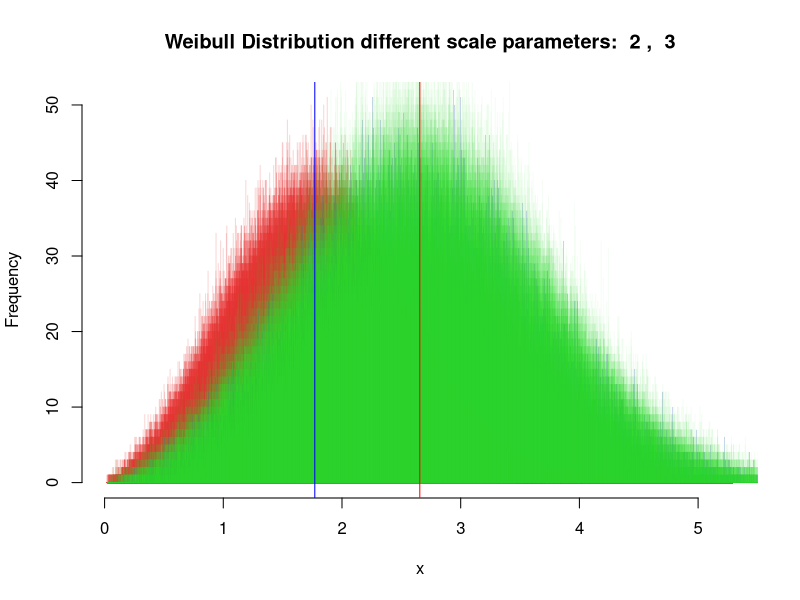

Generate this figure with R:
#Exploring Weibull distributions of different scale

#Setting up shape and scale params
shape <- 3
scale1 <- 2
scale2<-scale1*1.5

#Setting up datasets
x<-rweibull(1000000,shape,scale1)
xprime<-rweibull(1000000,shape,scale2)


library(nortest)
paste("Normality test p-values: Sample 'x' ",ad.test(x)$p.value, " Sample 'xprime': ", ad.test(xprime)$p.value)

#Histograms of x and xprime
hist(x, breaks = length(x)/10, border = rgb(0.9,0.2,0.2,0.2), col = rgb(0.9,0.2,0.2,0.2), main = paste("Weibull Distribution different scale parameters: ",scale1,", ", scale2))
hist(xprime, breaks = length(xprime)/10, border = rgb(0.2,0.9,0.2,0.05), col = rgb(0.2,0.2,0.9,0.2), add = T)
abline (v = median(x), col = "blue")
abline (v = median(xprime), col = "red")

#Wilcoxon test for x and xprime
wilcox.test(x,xprime, conf.level = 0.95)
paste("Median 1: ", median(x),"Median 2: ", median(xprime))
